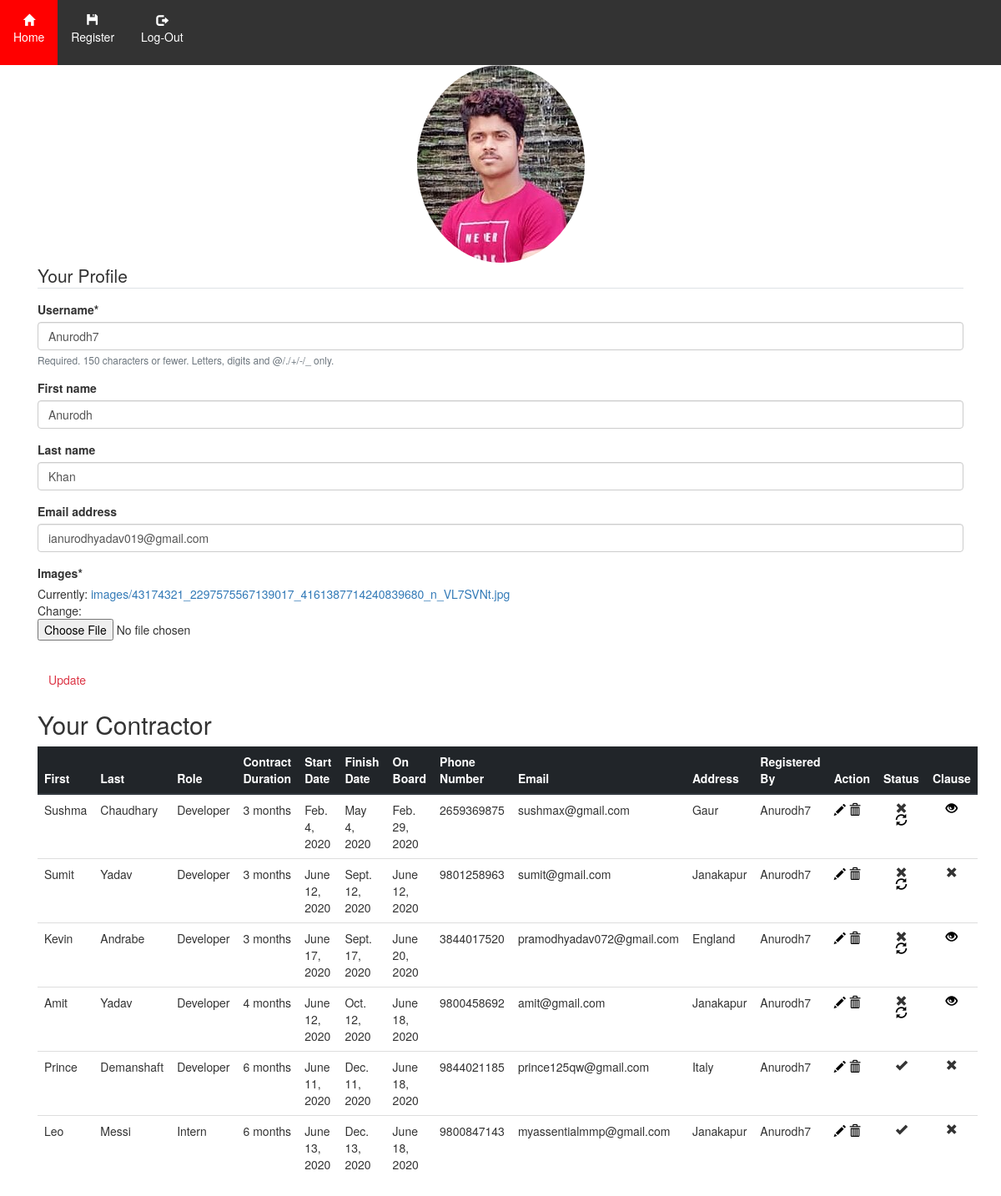
Screenshot of /profile/ (signed in) with the database file from the repository.
### reductcontract/models.py (models this page shows, shortened)
class Profile(models.Model):
    user = models.OneToOneField(User, on_delete=models.CASCADE, null=True)
    images = models.ImageField(default='myprofile.png', upload_to='images/')

class contractor(models.Model):
    user = models.ForeignKey(User,on_delete=models.SET_NULL,null=True)
    first_name=models.CharField(max_length=100)
    last_name=models.CharField(max_length=100)
    role=models.CharField(max_length=20)
    contract_duration=models.IntegerField()
    start_date=models.DateField()
    finish_date=models.DateField()
    on_board=models.DateField(default=start_date)
    clause=models.CharField(null=True,max_length=250)
    address=models.CharField(max_length=100)
    email=models.EmailField()
    phone_number=models.IntegerField()
    status=models.TextField(null=True)
    class Meta:
        ordering=['finish_date']

### reductcontract/views.py (the view)
# urls.py: path('profile/',views.profile,name='profile'),
def profile(request):
    if not request.user.is_authenticated:
        return redirect('login')
    else:
        obj=contractor.objects.filter(user=request.user.id)
        for i in obj:
            if i.finish_date >= datetime.date.today():
                i.status='Active'
            else:
                i.status='Expired'
        if request.method == 'POST':
            form=UserUpdateForm(request.POST,instance=request.user)
            profile=ProfileUpdateForm(request.POST or None,request.FILES or None,instance=request.user.profile)
            if form.is_valid() and profile.is_valid():
                form.save()
                profile.save()
                return redirect('profile')
        else:
            form=UserUpdateForm(instance=request.user)
            profile=ProfileUpdateForm(instance=request.user.profile)
        context={
            'form':form,
            'profile':profile,
            'obj':obj
        }
        return render(request,'reductcontract/profile.html',context)

### reductcontract/create.py
class UserUpdateForm(forms.ModelForm):
    class Meta:
        model=User
        fields=['username','first_name','last_name','email']

class ProfileUpdateForm(forms.ModelForm):
    class Meta:
        model=Profile
        fields=['images']

### reductcontract/templates/reductcontract/profile.html (shortened to what this page needs)
{% load crispy_forms_tags %}
{% load static %}
{% block content %}
<!DOCTYPE html>
<html lang="en">
<head>
  <link href="//maxcdn.bootstrapcdn.com/bootstrap/4.0.0/css/bootstrap.min.css" rel="stylesheet" id="bootstrap-css">
  <link rel="stylesheet" href="https://maxcdn.bootstrapcdn.com/bootstrap/3.3.7/css/bootstrap.min.css">
</head>
<body>
<link rel="stylesheet" href="https://use.fontawesome.com/releases/v5.1.0/css/all.css"crossorigin="anonymous">
<body>
<ul>
  <li class='m'> <a class="headerclass" href="{% url 'showcontract' %}">
      <span class="glyphicon glyphicon-home"></span><br class="hidden-xs"><p>Home</p></a></li>
  <li class='m'>   <a class="headerclass" href="{% url 'addcontract' %}">
      <span class="glyphicon glyphicon-floppy-disk"></span><br class="hidden-xs"><p> Register</p></a></li>
          {% if  request.user.is_authenticated %}
    <li class='m'><a class="headerclass" href="{% url 'logout' %}">
        <span class="glyphicon glyphicon-log-out"></span><br class="hidden-xs"><p> Log-Out</p></a></li>
     {% endif %}
</ul>
<div class="container">
        {% if user.profile.images.url %}
        <center><img class="rounded-circle account-img" src="{{user.profile.images.url}}"></center>
        {% endif %}
    <form method="post" enctype="multipart/form-data">
        <fieldset class="form-group">
            <legend class="border-bottom mb-4">Your Profile</legend>
        {{form|crispy}}
        {{profile|crispy}}
        </fieldset>
        <div class="form-group">
         <button class="btn btn-outline-danger" type="submit">Update</button>
        </div>
        <h2>Your Contractor</h2>
  <table class="table table-responsive-lg">
    <thead class="thead-dark">
      <tr>
        <th scope="col">First</th>
        <th scope="col">Last</th>
        <th scope="col">Role</th>
           <th scope="col">Contract Duration</th>
           <th scope="col">Start Date</th>
           <th scope="col">Finish Date</th>
             <th scope="col">On Board</th>
           <th scope="col">Phone Number</th>
            <th scope="col">Email</th>
            <th scope="col">Address</th>
           <th scope="col">Registered By</th>
          <th scope="col">Action</th>
          <th scope="col">Status</th>
          <th scope="col">Clause</th>
      </tr>
    </thead>
    <tbody>
    {% for i in obj %}
      <tr>
        <td>{{i.first_name}}</td>
        <td>{{i.last_name}}</td>
        <td>{{i.role}}</td>
          <td>{{i.contract_duration}} months</td>
          <td>{{i.start_date}}</td>
          <td>{{i.finish_date}}</td>
          <td>{{i.on_board}}</td>
          <td>{{i.phone_number}}</td>
          <td>{{i.email}}</td>
          <td>{{i.address}}</td>
          <td>{{i.user}}</td>
             <td><a class="headerclass" href="/{{i.id}}/update"><span class="glyphicon glyphicon-pencil"></span></a>
      <a class="headerclass" href="/{{i.id}}/delete" ><span class="glyphicon glyphicon-trash"></span></a></td>
            {% if i.status == 'Active' %}
     <td><span id="myhover" class="glyphicon glyphicon-ok d-flex justify-content-center "></span></td>
           {% else %}
          <td><span id="myhover2" class="glyphicon glyphicon-remove d-flex justify-content-center "></span><a id="nounderline" class="headerclass" href="/{{i.id}}/renew" ><span class="glyphicon glyphicon-refresh d-flex justify-content-center"></span></a></td>
         {% endif %}
           {% if i.clause %}
          <td><a class="headerclass" href="/{{i.id}}/clause"><span  class="glyphicon glyphicon-eye-open d-flex justify-content-center "></span></a></td>
          {% else %}
          <td><span id="myhover3" class="glyphicon glyphicon-remove d-flex justify-content-center "></span></td>
          {% endif %}
      </tr>
    {% endfor %}
    </tbody>
  </table>
    </form>
</div>
</body>
</html>
{% endblock %}

### reductcontract/templates/reductcontract/profile.html (style rules this page uses)
body { margin: 0; padding: 0; }
ul { list-style-type: none; margin: 0; padding: 0; overflow: hidden; background-color: #333; }
.headerclass { color:black; }
.m { float: left; }
li a { display: block; color: white; text-align: center; padding: 14px 16px; text-decoration: none; }
li .glyphicon { color:white; }
li p { color:white; }
#nounderline { text-decoration:none; }
.headerclass { text-decoration:none; }

### rows the page displays
contractor: first_name "Sushma", last_name "Chaudhary", role "Developer", contract_duration "3", start_date "Feb. 4, 2020", finish_date "May 4, 2020", on_board "Feb. 29, 2020", phone_number "2659369875", email "sushmax@gmail.com", address "Gaur", user "Anurodh7"
contractor: first_name "Sumit", last_name "Yadav", role "Developer", contract_duration "3", start_date "June 12, 2020", finish_date "Sept. 12, 2020", on_board "June 12, 2020", phone_number "9801258963", email "sumit@gmail.com", address "Janakapur", user "Anurodh7"
contractor: first_name "Kevin", last_name "Andrabe", role "Developer", contract_duration "3", start_date "June 17, 2020", finish_date "Sept. 17, 2020", on_board "June 20, 2020", phone_number "3844017520", email "pramodhyadav072@gmail.com", address "England", user "Anurodh7"
contractor: first_name "Amit", last_name "Yadav", role "Developer", contract_duration "4", start_date "June 12, 2020", finish_date "Oct. 12, 2020", on_board "June 18, 2020", phone_number "9800458692", email "amit@gmail.com", address "Janakapur", user "Anurodh7"
contractor: first_name "Prince", last_name "Demanshaft", role "Developer", contract_duration "6", start_date "June 11, 2020", finish_date "Dec. 11, 2020", on_board "June 18, 2020", phone_number "9844021185", email "prince125qw@gmail.com", address "Italy", user "Anurodh7"
contractor: first_name "Leo", last_name "Messi", role "Intern", contract_duration "6", start_date "June 13, 2020", finish_date "Dec. 13, 2020", on_board "June 18, 2020", phone_number "9800847143", email "myassentialmmp@gmail.com", address "Janakapur", user "Anurodh7"
